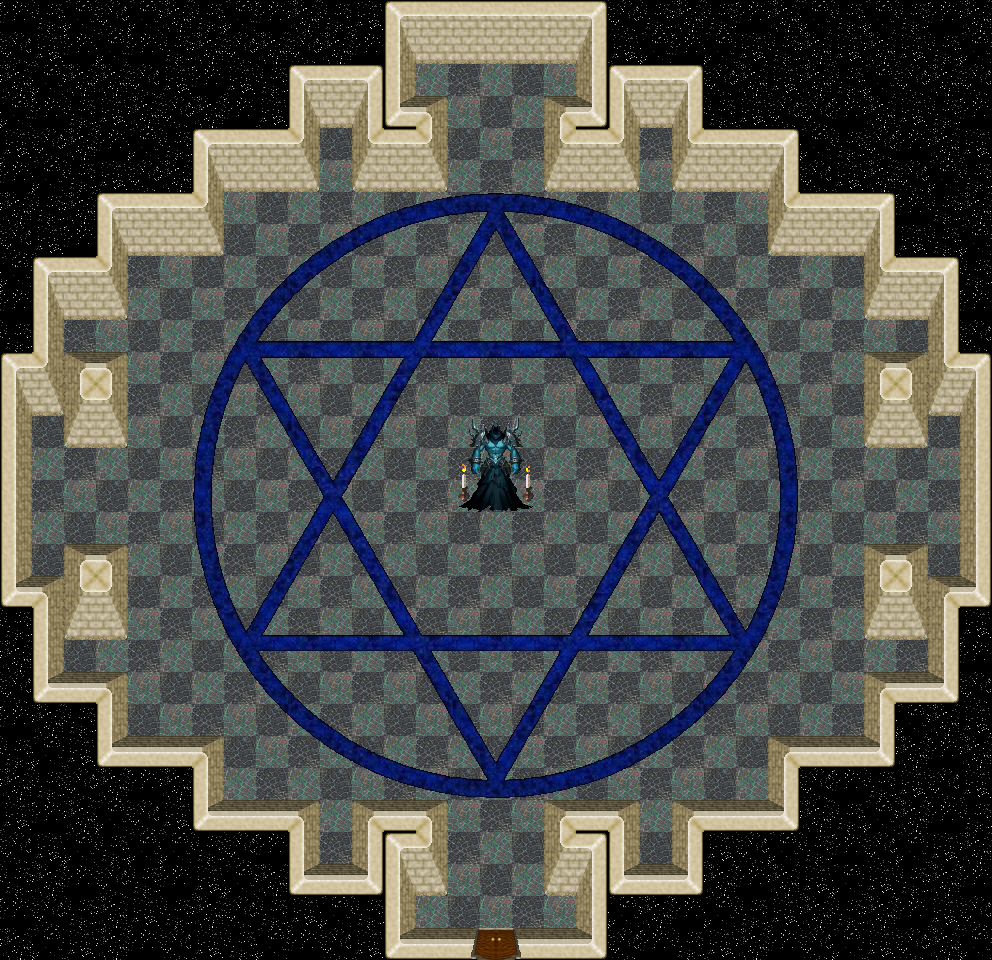

Rendered tile map (Tiled .tmx) drawn with the repository's tilesets; below, a short description and the map source with its tile grids summarised:
An orthogonal 31x30 tile map with 32x32 px tiles, 5 tile layers (0_floor, 1_terrain, 2_object, 3_roof, ...), 3 hidden layers not drawn, 11 tilesets.

<map version="1.0" tiledversion="1.1.5" orientation="orthogonal" renderorder="right-down" width="31" height="30" tilewidth="32" tileheight="32" infinite="0" nextobjectid="1">
 <tileset firstgid="1" name="..\tileset\building\castle.png" tilewidth="32" tileheight="32" tilecount="320" columns="20">
  <image source="../../tileset/building/castle.png" width="640" height="512" />
 </tileset>
 <tileset firstgid="321" name="..\tileset\building\door\wooden_doors.png" tilewidth="32" tileheight="32" tilecount="28" columns="7">
  <image source="../../tileset/building/door/wooden_doors.png" width="224" height="128" />
 </tileset>
 <tileset firstgid="349" name="..\tileset\logic\portal.png" tilewidth="32" tileheight="32" tilecount="7" columns="7">
  <image source="../../tileset/logic/portal.png" width="224" height="32" />
 </tileset>
 <tileset firstgid="356" name="..\tileset\logic\collision.png" tilewidth="32" tileheight="32" tilecount="1" columns="1">
  <image source="../../tileset/logic/collision.png" width="32" height="32" />
 </tileset>
 <tileset firstgid="357" name="..\tileset\ground\indoor\blue_green.png" tilewidth="32" tileheight="32" tilecount="4" columns="2">
  <image source="../../tileset/ground/indoor/blue_green.png" width="64" height="64" />
 </tileset>
 <tileset firstgid="361" name="..\tileset\sky\stars.png" tilewidth="32" tileheight="32" tilecount="6" columns="3">
  <image source="../../tileset/sky/stars.png" width="96" height="64" />
 </tileset>
 <tileset firstgid="367" name="..\tileset\ground\cobblestones.png" tilewidth="32" tileheight="32" tilecount="4" columns="2">
  <image source="../../tileset/ground/cobblestones.png" width="64" height="64" />
 </tileset>
 <tileset firstgid="371" name="..\tileset\ground\hexagramm.png" tilewidth="32" tileheight="32" tilecount="722" columns="19">
  <image source="../../tileset/ground/hexagramm.png" width="608" height="1216" />
 </tileset>
 <tileset firstgid="1093" name="..\tileset\furniture\light\lights_candle.png" tilewidth="32" tileheight="32" tilecount="36" columns="6">
  <image source="../../tileset/furniture/light/lights_candle.png" width="192" height="192" />
 </tileset>
 <tileset firstgid="1129" name="character\zekiel" tilewidth="32" tileheight="32" tilecount="54" columns="6">
  <image source="../../tileset/character/zekiel.png" width="192" height="288" />
 </tileset>
 <tileset firstgid="1183" name="..\tileset\logic\protection.png" tilewidth="32" tileheight="32" tilecount="2" columns="2">
  <image source="../../tileset/logic/protection.png" width="64" height="32" />
 </tileset>
 <layer name="0_floor" width="31" height="30">
  <data>[930 cells, 930 non-empty, 12 distinct tile ids]</data>
 </layer>
 <layer name="1_terrain" width="31" height="30">
  <data>[930 cells, 427 non-empty, 245 distinct tile ids]</data>
 </layer>
 <layer name="2_object" width="31" height="30">
  <data>[930 cells, 162 non-empty, 16 distinct tile ids]</data>
 </layer>
 <layer name="3_roof" width="31" height="30">
  <data>[930 cells, 5 non-empty, 5 distinct tile ids]</data>
 </layer>
 <layer name="4_roof_add" width="31" height="30">
  <data>[930 cells, 6 non-empty, 6 distinct tile ids]</data>
 </layer>
 <layer name="objects" width="31" height="30" visible="0">
  <data>[930 cells, 1 non-empty, 1 distinct tile ids]</data>
 </layer>
 <layer name="collision" width="31" height="30" visible="0" opacity="0.54">
  <data>[930 cells, 453 non-empty, 1 distinct tile ids]</data>
 </layer>
 <layer name="protection" width="31" height="30" visible="0" opacity="0.29">
  <data>[930 cells, 930 non-empty, 1 distinct tile ids]</data>
 </layer>
</map>
